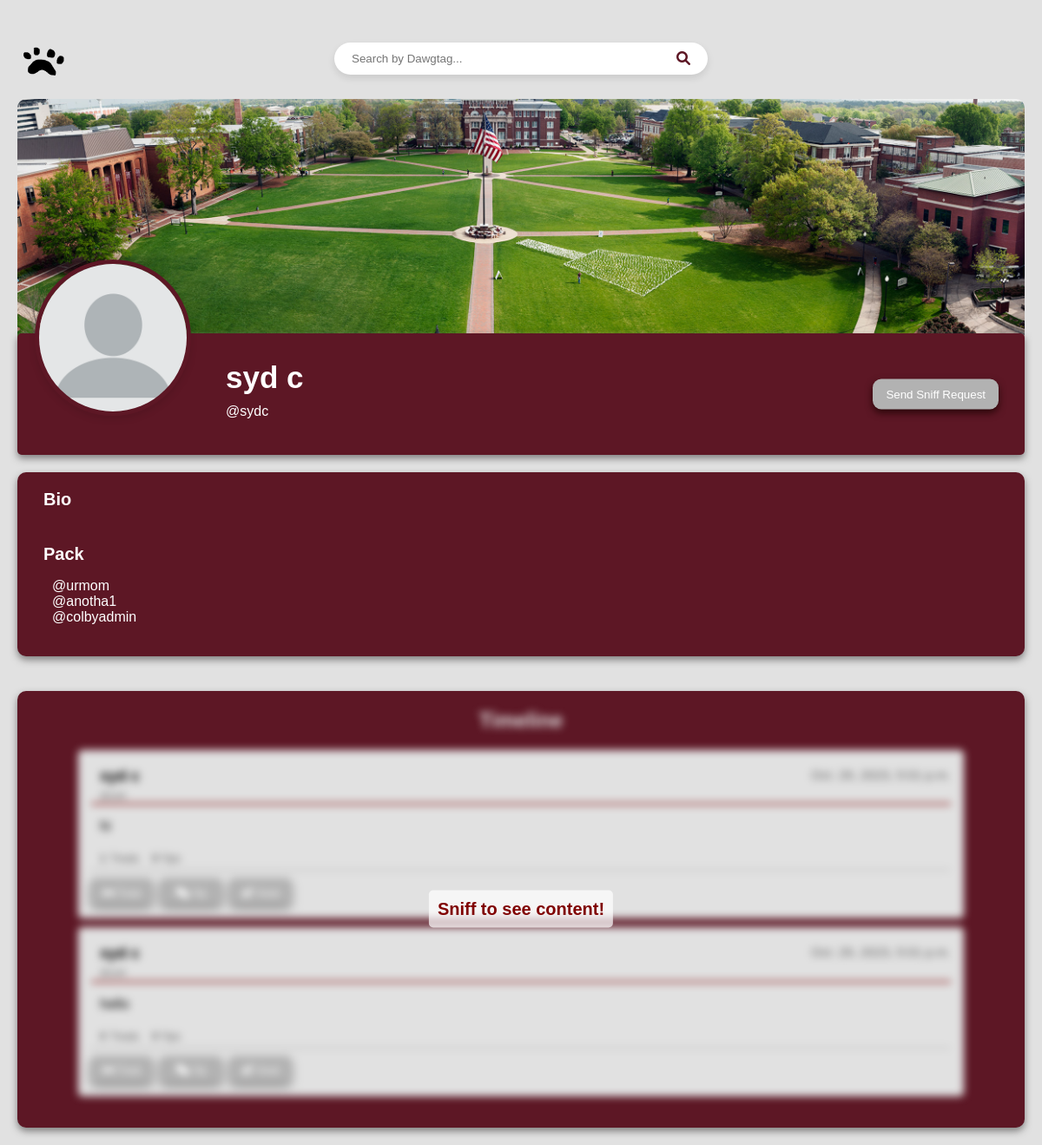
/main/profile/sydc/, run on the app's committed database.
### homepage/models.py (models this page shows, shortened)
class DawgHouseUser(AbstractBaseUser, PermissionsMixin):
    username = models.CharField(unique=True, max_length=30)
    first_name = models.CharField(max_length=30)
    last_name = models.CharField(max_length=30)
    bio = models.TextField(blank=True, max_length=200)
    friends = models.ManyToManyField("self", blank=True)
    is_staff = models.BooleanField(default=False)
    USERNAME_FIELD = "username"
    REQUIRED_FIELDS = ["first_name", "last_name"]
    objects = DawgHouseUserManager()

class Bark(models.Model):
    id = models.UUIDField(primary_key=True, default=uuid.uuid4)
    user = models.ForeignKey(settings.AUTH_USER_MODEL, on_delete=models.CASCADE)
    content = models.TextField()
    timestamp = models.DateTimeField(auto_now_add=True)
    num_likes = models.IntegerField(default=0)
    num_yips = models.IntegerField(default=0)
    num_howls = models.IntegerField(default=0)
    treated_by = models.ManyToManyField(
        DawgHouseUser, related_name="treats_given", blank=True
    )

### homepage/views.py (the view)
# urls.py: path("profile/<str:username>/", views.ProfileView, name="profile"),
def ProfileView(request, username):
    user = get_object_or_404(DawgHouseUser, username=username)
    friends_list = user.friends.all()
    barks = Bark.objects.filter(user=user).order_by("-timestamp")
    context = {"user": user, "barks": barks, "friends_list": friends_list}
    if user == request.user:
        return render(request, "user_profile.html", context)
    elif request.user in user.friends.all():
        return render(request, "friend_view.html", context)
    else:
        return render(request, "non_friend_view.html", context)

### homepage/templates/non_friend_view.html (shortened to what this page needs)
<!DOCTYPE html>
<html>
<head>
    {% load static %}
    <link rel="stylesheet" href="{% static 'nonfriend.css' %}" />
    <link rel="stylesheet" href="https://cdnjs.cloudflare.com/ajax/libs/font-awesome/6.0.0/css/all.min.css">
</head>
<body>
    <div class="top-bar">
        <a href="{% url 'main_timeline' %}" class="logo-link">
            <img
                src="{% static 'images/DHLogo.png' %}"
                alt="DawgHouse Logo"
                class="logo"
            />
        </a>
        <form method="POST" action="{% url 'search_users' %}" class="search-bar-container">
            <input type="text" id="searchInput" name="username" placeholder="Search by Dawgtag...">
            <button type="submit"><i class="fa fa-search" aria-hidden="true"></i></button>
        </form>
    </div>
    <div class="profile-cover">
      <img
        src="{% static 'images/msstate.jpg' %}"
        alt="{{ user.username }}'s cover photo"
      />
    </div>
    <div class="profile-content">
      <div class="profile-header">
        <img
          src="{% static 'images/profilePicture.jpg' %}"
          alt="{{ user.username }}'s profile picture"
        />
        <div class="profile-name-bio">
          <h1>{{ user.first_name }} {{ user.last_name }}</h1>
          <p>@{{ user.username }}</p>
          <a href="{% url 'send_sniff_request' user.id %}">
            <button class="friend-request-btn">Send Sniff Request</button>
          </a>
        </div>
      </div>
      <div class="profile-layout">
        <div class="bio-container">
          <strong>Bio</strong>
          <div class="friends-list">
            <strong>Pack</strong>
            {% if friends_list %}
            <ul>
              {% for friend in friends_list %}
              <li>@{{ friend.username }}</li>
              {% endfor %}
            </ul>
            {% else %}
            <p>No friends yet!</p>
            {% endif %}
          </div>
        </div>
        <div class="barks-container">
          <div class="overlay-content"><strong> Sniff to see content!</strong></div>
          <div class="barks-content blur-effect">
          <h2>Timeline</h2>
          <ul>
            {% for bark in barks %}
            <li class="bark">
              <div class="bark-header">
                  <h3>{{ user.first_name }} {{ user.last_name }}</h3>
                  <p class="timestamp">{{ bark.timestamp }}</p>
              </div>
              <h4>@{{ user.username }}</h4>
              <hr color="maroon">
              <div class="bark-content-display">
                <p>{{ bark.content }}</p>
              </div>
        <div class="counters-container">
          <h4 class="counters-container">
            <strong>{{ bark.num_likes }}</strong> Treats
            <span class="comment-counter"><strong>0</strong> Yips</span>
          </h4>
        </div>
        <hr>
        <div class="button-container">
            <button type="submit"><i class="fa-solid fa-bone" style="color:white;"></i> Treat</button>
          <button type="button">
              <i class="fa-solid fa-comments" style="color:white;"></i> Yip
          </button>
          <button type="button">
              <i class="fa-solid fa-dog" style="color:white;"></i> Howl
          </button>
      </div>
      </li>
      {% endfor %}
    </ul>
  </div>
</div>
</div>
    </body>
  </html>

### data on the page
DawgHouseUser: first_name "syd", last_name "c", username "sydc"
DawgHouseUser: username "urmom"
DawgHouseUser: username "anotha1"
DawgHouseUser: username "colbyadmin"
Bark: timestamp "Oct. 29, 2023, 5:01 p.m.", content "hi"
Bark: timestamp "Oct. 29, 2023, 5:01 p.m.", content "hello"
